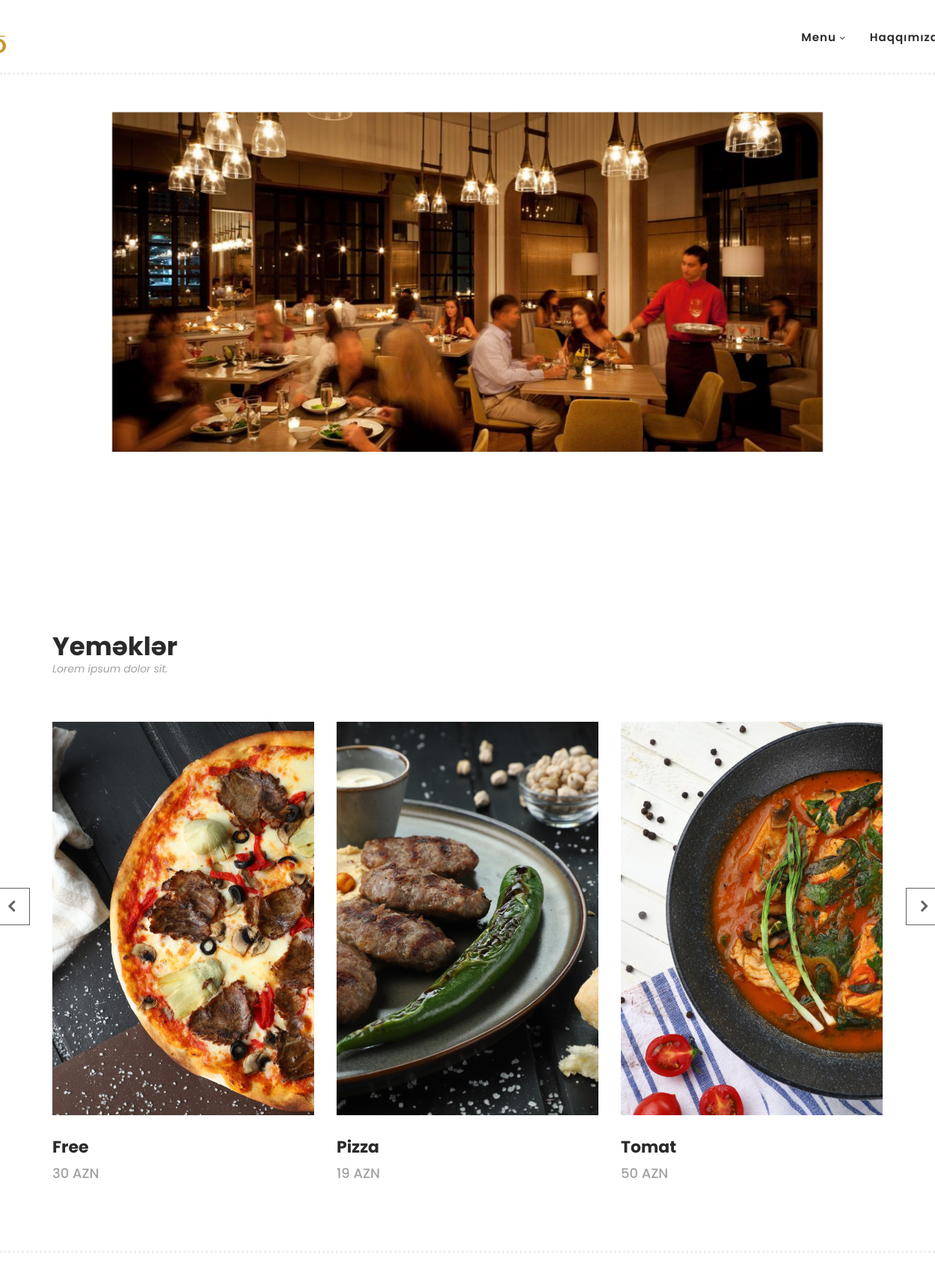
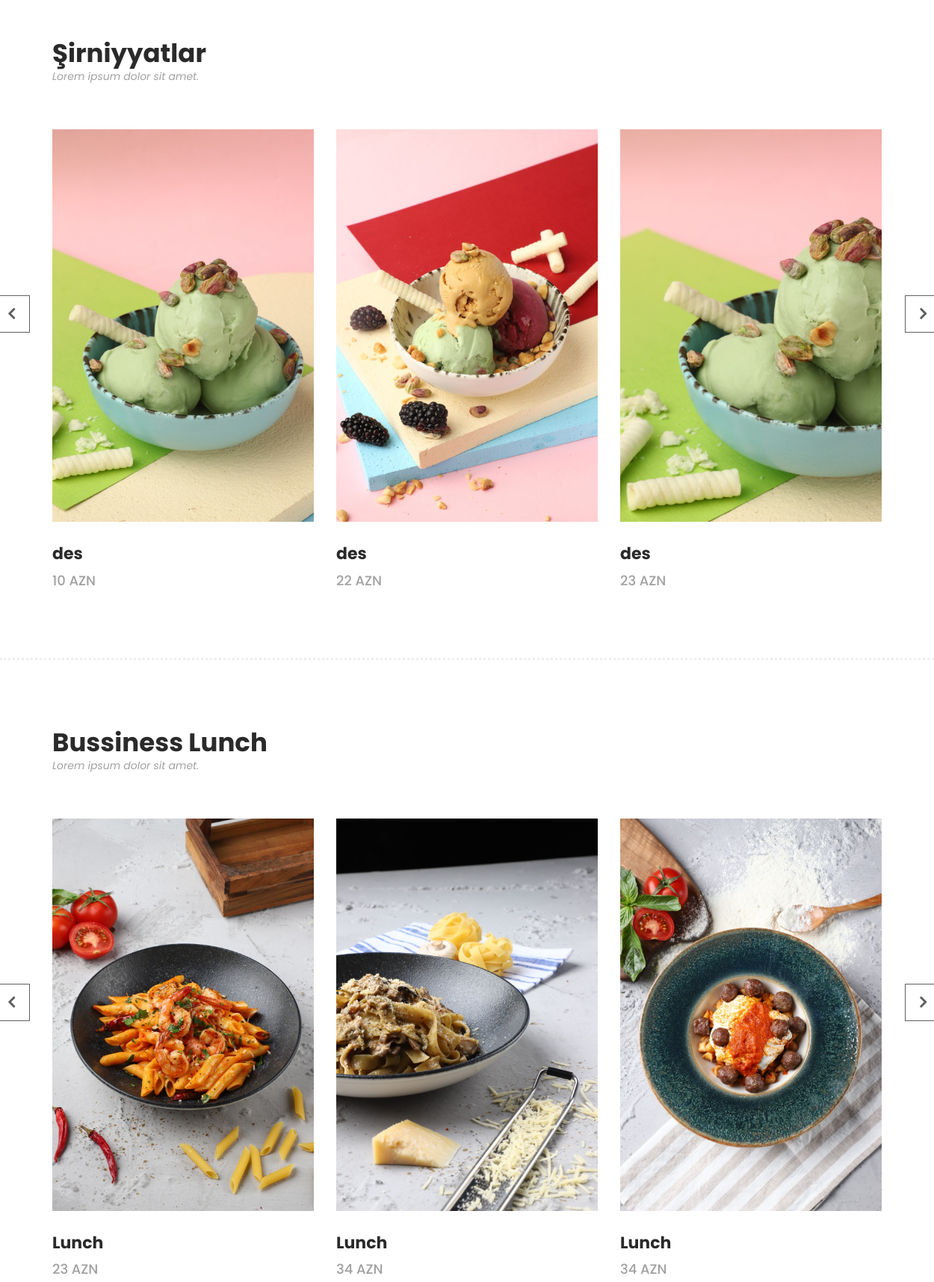
The page / (upper part) on the database its author committed (2 pictures, top to bottom).
### core/models.py (models this page shows, shortened)
class AbstractModel(models.Model):
    updated_date=models.DateTimeField(
        blank=True,
        auto_now=True,
        verbose_name='update_date',
    )
    created_date=models.DateTimeField(
        blank=True,
        auto_now_add=True,
        verbose_name='created_date'
    )
    class Meta:
        abstract = True

class MainBanner(AbstractModel):
    name = models.CharField(
        default='',
        max_length=254,
        blank=True,
        verbose_name='name',
    )
    file = models.ImageField(
        default='',
        help_text='',
        verbose_name='Image',
        blank=True,
        upload_to='images/mainbanner',
    )
    class Meta:
        verbose_name = "Main Banner"
        verbose_name_plural = "Main Banner"
        ordering = ('name',)

class Food(AbstractModel):
    order = models.IntegerField(
        default=0,
        verbose_name='Order',
    )
    name = models.CharField(
        default='',
        max_length=254,
        blank=True,
        verbose_name='name',
    )
    price = models.IntegerField(
        default=0,
        blank=True,
        verbose_name='price'
    )
    file = models.ImageField(
        default='',
        help_text='',
        verbose_name='Image',
        blank=True,
        upload_to='images/food',
    )
    class Meta:
        verbose_name = "Food"
        verbose_name_plural = "Food"
        ordering = ('name',)

class Dessert(AbstractModel):
    order = models.IntegerField(
        default=0,
        verbose_name='Order',
    )
    name = models.CharField(
        default='',
        max_length=254,
        blank=True,
        verbose_name='name',
    )
    price = models.IntegerField(
        default=0,
        blank=True,
        verbose_name='price'
    )
    file = models.ImageField(
        default='',
        help_text='',
        verbose_name='Image',
        blank=True,
        upload_to='images/dessert',
    )
    class Meta:
        verbose_name = "Dessert"
        verbose_name_plural = "Dessert"
        ordering = ('name',)

class BussinessLunch(AbstractModel):
    order = models.IntegerField(
        default=0,
        verbose_name='Order',
    )
    name = models.CharField(
        default='',
        max_length=254,
        blank=True,
        verbose_name='name',
    )
    price = models.IntegerField(
        default=0,
        blank=True,
        verbose_name='price'
    )
    file = models.ImageField(
        default='',
        help_text='',
        verbose_name='Image',
        blank=True,
        upload_to='images/bussinesslunch',
    )
    class Meta:
        verbose_name = "Bussiness Lunch"
        verbose_name_plural = "Bussiness Lunch"
        ordering = ('name',)

### core/views.py (the view)
# urls.py: path('', index,name = 'index'),
def index(request):
    return render(request,'index.html')

### core/views.py (called while the page is built)
def layout(request):
    logo = Logo.objects.get(name='logo_image').file
    mainlogo = MainBanner.objects.all()
    food = Food.objects.all()
    dessert = Dessert.objects.all()
    lunch = BussinessLunch.objects.all()
    drink = Drink.objects.all()
    text = TextGoal.objects.all()
    link = SocialMedia.objects.all()
    context = {
        'logo':logo,
        'mainlogo':mainlogo,
        'food':food,
        'dessert':dessert,
        'lunch':lunch,
        'drink':drink,
        'text':text,
        'link':link,
    }
    return context

### templates/index.html (shortened to what this page needs)
{% extends 'layout.html' %}
{% load static %}
    {% block content %}
        {% include 'includes/mainbanner.html' %}
        {% include 'includes/food.html' %}
        {% include 'includes/dessert.html' %}
        {% include 'includes/bussines.html' %}
{% endblock %}

### templates/includes/mainbanner.html (shortened to what this page needs)
{% load static %}
<div id="carouselExampleIndicators" class="carousel slide" data-ride="carousel">
    <ol class="carousel-indicators">
      <li data-target="#carouselExampleIndicators" data-slide-to="0" class="active"></li>
      <li data-target="#carouselExampleIndicators" data-slide-to="1"></li>
      <li data-target="#carouselExampleIndicators" data-slide-to="2"></li>
    </ol>
    <div class="carousel-inner">
        {% for main in mainlogo %}
      <div class="carousel-item {% if forloop.counter0 == 0 %} active {% endif %}">
        <img class="d-block w-100"  src="{{ main.file.url }}" height="auto"  style="padding: 150px;  position: relative;"  alt="First slide">
      </div>
      {% endfor %}
    </div>
    <a class="carousel-control-prev" href="#carouselExampleIndicators" role="button" data-slide="prev">
      <span class="carousel-control-prev-icon" aria-hidden="true"></span>
    </a>
    <a class="carousel-control-next" href="#carouselExampleIndicators" role="button" data-slide="next">
      <span class="carousel-control-next-icon" aria-hidden="true"></span>
    </a>
  </div>

### templates/includes/food.html (shortened to what this page needs)
{% load static %}
<section class="section" id="men">
    <div class="container">
        <div class="row">
            <div class="col-lg-6">
                <div class="section-heading">
                    <h2>Yeməklər</h2>
                    <span>Lorem ipsum dolor sit.</span>
                </div>
            </div>
        </div>
    </div>
    <div class="container">
        <div class="row">
            <div class="col-lg-12">
                <div class="men-item-carousel">
                    <div class="owl-men-item owl-carousel">
                        {% for foods in food %}
                        <div class="item">
                            <div class="thumb">
                                <img src="{{ foods.file.url }}" alt="">
                            </div>
                            <div class="down-content"><h4>{{ foods.name }}</h4><span>{{ foods.price }} AZN </span></div>
                        </div>
                        {% endfor %}
                    </div>
                </div>
            </div>
        </div>
    </div>
</section>

### templates/includes/dessert.html (shortened to what this page needs)
{% load static %}
<section class="section" id="women">
    <div class="container">
        <div class="row">
            <div class="col-lg-6">
                <div class="section-heading">
                    <h2>Şirniyyatlar</h2>
                    <span>Lorem ipsum dolor sit amet.</span>
                </div>
            </div>
        </div>
    </div>
    <div class="container">
        <div class="row">
            <div class="col-lg-12">
                <div class="women-item-carousel">
                    <div class="owl-women-item owl-carousel">
                        {% for desserts in dessert %}
                        <div class="item">
                            <div class="thumb">
                                <img src="{{ desserts.file.url }}" alt="">
                            </div>
                            <div class="down-content"><h4>{{ desserts.name }}</h4><span>{{ desserts.price }} AZN </span></div>
                        </div>
                        {% endfor %}
                    </div>
                </div>
            </div>
        </div>
    </div>
</section>

### templates/includes/bussines.html (shortened to what this page needs)
{% load static %}
<section class="section" id="kids">
    <div class="container">
        <div class="row">
            <div class="col-lg-6">
                <div class="section-heading">
                    <h2>Bussiness Lunch</h2>
                    <span>Lorem ipsum dolor sit amet.</span>
                </div>
            </div>
        </div>
    </div>
    <div class="container">
        <div class="row">
            <div class="col-lg-12">
                <div class="kid-item-carousel">
                    <div class="owl-kid-item owl-carousel">
                        {% for lunchs in lunch %}
                        <div class="item">
                            <div class="thumb">
                                <img src="{{ lunchs.file.url }}" alt="">
                            </div>
                            <div class="down-content"><h4>{{ lunchs.name }}</h4><span>{{ lunchs.price }} AZN </span></div>
                        </div>
                        {% endfor %}
                    </div>
                </div>
            </div>
        </div>
    </div>
</section>

### static/asserts/css/templatemo-hexashop.css (style rules this page uses)
html, body, div, span, applet, object, iframe, h1, h2, h3, h4, h5, h6, p, blockquote, div pre, a, abbr, acronym, address, big, cite, code, del, dfn, em, font, img, ins, kbd, q, s, samp, small, strike, strong, sub, sup, tt, var, b, u, i, center, dl, dt, dd, ol, ul, li, figure, header, nav, section, article, aside, footer, figcaption { margin: 0; padding: 0; border: 0; outline: 0; }
ul, li { padding: 0; margin: 0; list-style: none; }
header, nav, section, article, aside, footer, hgroup { display: block; }
a { text-decoration: none !important; }
h1, h2, h3, h4, h5, h6 { margin-top: 0px; margin-bottom: 0px; }
.section-heading h2 { font-size: 34px; font-weight: 700; color: #2a2a2a; }
.section-heading span { font-size: 14px; color: #a1a1a1; font-style: italic; font-weight: 400; }
#men { padding-top: 90px; padding-bottom: 90px; border-bottom: 3px dotted #eee; }
#men .section-heading { margin-bottom: 60px; }
#men .item .down-content { padding-top: 30px; position: relative; z-index: 3; background-color: #fff; }
#men .item .down-content h4 { font-size: 22px; color: #2a2a2a; font-weight: 700; margin-bottom: 8px; }
#men .item .down-content span { font-size: 18px; color: #a1a1a1; font-weight: 500; display: block; }
#men .item .thumb { position: relative; }
#women { padding-top: 90px; padding-bottom: 90px; border-bottom: 3px dotted #eee; }
#women .section-heading { margin-bottom: 60px; }
#women .item .down-content { padding-top: 30px; position: relative; z-index: 3; background-color: #fff; }
#women .item .down-content h4 { font-size: 22px; color: #2a2a2a; font-weight: 700; margin-bottom: 8px; }
#women .item .down-content span { font-size: 18px; color: #a1a1a1; font-weight: 500; display: block; }
#women .item .thumb { position: relative; }
#kids { padding-top: 90px; padding-bottom: 90px; border-bottom: 3px dotted #eee; }
#kids .section-heading { margin-bottom: 60px; }
#kids .item .down-content { padding-top: 30px; position: relative; z-index: 3; background-color: #fff; }
#kids .item .down-content h4 { font-size: 22px; color: #2a2a2a; font-weight: 700; margin-bottom: 8px; }
#kids .item .down-content span { font-size: 18px; color: #a1a1a1; font-weight: 500; display: block; }
#kids .item .thumb { position: relative; }

### rows shown on the page
MainBanner: file (picture)
Food: file (picture), name "Free", price "30"
Food: file (picture), name "Pizza", price "19"
Food: file (picture), name "Tomat", price "50"
Dessert: file (picture), name "des", price "10"
Dessert: file (picture), name "des", price "22"
Dessert: file (picture), name "des", price "23"
BussinessLunch: file (picture), name "Lunch", price "23"
BussinessLunch: file (picture), name "Lunch", price "34"
BussinessLunch: file (picture), name "Lunch", price "34"
